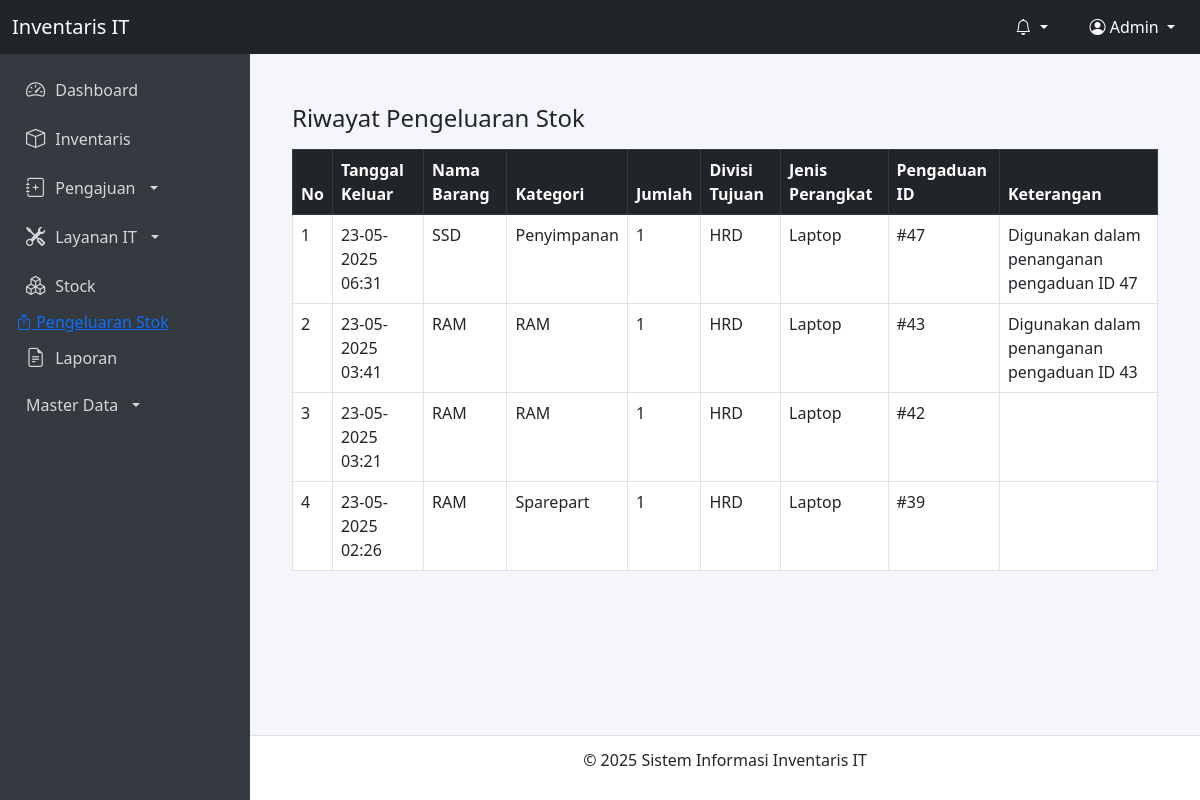
/stok/pengeluaran_stok_list.php (signed in), run on the app's committed database.
### tables this page shows
CREATE TABLE `pengeluaran_stok` (
  `id` int(11) NOT NULL,
  `id_pengaduan` int(11) NOT NULL,
  `id_barang` int(11) NOT NULL,
  `jumlah` int(11) NOT NULL,
  `keterangan` text DEFAULT NULL,
  `tanggal_keluar` timestamp NOT NULL DEFAULT current_timestamp()
);

CREATE TABLE `stok_barang` (
  `id_barang` int(25) NOT NULL,
  `nama_barang` varchar(100) NOT NULL,
  `kategori` varchar(50) NOT NULL,
  `satuan` varchar(20) DEFAULT 'pcs',
  `jumlah` int(11) NOT NULL DEFAULT 0,
  `keterangan` text DEFAULT NULL,
  `tanggal_input` timestamp NOT NULL DEFAULT current_timestamp()
);

CREATE TABLE `pengaduan` (
  `id_pengaduan` int(25) NOT NULL,
  `id_user` int(25) NOT NULL,
  `nama_pt` varchar(100) DEFAULT NULL,
  `divisi` varchar(100) NOT NULL,
  `lantai` varchar(10) DEFAULT NULL,
  `jenis_perangkat` varchar(50) NOT NULL,
  `deskripsi_masalah` text NOT NULL,
  `tindakan` text DEFAULT NULL,
  `tanggal_pengaduan` datetime DEFAULT current_timestamp(),
  `status` enum('Pending','Diproses','Diperbaiki','Tidak Bisa Diperbaiki') DEFAULT 'Diproses',
  `tindakan_perbaikan` text DEFAULT NULL,
  `pic_it` varchar(100) DEFAULT NULL,
  `tanggal_perbaikan` datetime DEFAULT NULL,
  `kode_barang` varchar(50) DEFAULT NULL,
  `spesifikasi` text DEFAULT NULL
);

### stok/pengeluaran_stok_list.php (the view, shortened to what this page needs)
<?php
include('../layouts/header.php');
include('../layouts/sidebar.php');
$query = "
    SELECT ps.*, sb.nama_barang, sb.kategori, p.jenis_perangkat, p.divisi, p.id_pengaduan
    FROM pengeluaran_stok ps
    LEFT JOIN stok_barang sb ON ps.id_barang = sb.id_barang
    LEFT JOIN pengaduan p ON ps.id_pengaduan = p.id_pengaduan
    ORDER BY ps.tanggal_keluar DESC
";
$result = mysqli_query($conn, $query);
?>
<div class="content">
  <div class="container mt-4">
    <h4>Riwayat Pengeluaran Stok</h4>
    <table class="table table-bordered mt-3">
      <thead class="table-dark">
        <tr>
          <th>No</th>
          <th>Tanggal Keluar</th>
          <th>Nama Barang</th>
          <th>Kategori</th>
          <th>Jumlah</th>
          <th>Divisi Tujuan</th>
          <th>Jenis Perangkat</th>
          <th>Pengaduan ID</th>
          <th>Keterangan</th>
        </tr>
      </thead>
      <tbody>
        <?php if (mysqli_num_rows($result) > 0): ?>
          <?php $no = 1; while ($row = mysqli_fetch_assoc($result)): ?>
            <tr>
              <td><?= $no++ ?></td>
              <td><?= date('d-m-Y H:i', strtotime($row['tanggal_keluar'])) ?></td>
              <td><?= htmlspecialchars($row['nama_barang'] ?? '-') ?></td>
              <td><?= htmlspecialchars($row['kategori'] ?? '-') ?></td>
              <td><?= (int)$row['jumlah'] ?></td>
              <td><?= htmlspecialchars($row['divisi'] ?? '-') ?></td>
              <td><?= htmlspecialchars($row['jenis_perangkat'] ?? '-') ?></td>
              <td>#<?= htmlspecialchars($row['id_pengaduan']) ?></td>
              <td><?= htmlspecialchars($row['keterangan']) ?></td>
            </tr>
          <?php endwhile; ?>
        <?php else: ?>
          <tr>
            <td colspan="9" class="text-center">Belum ada data pengeluaran stok.</td>
          </tr>
        <?php endif; ?>
      </tbody>
    </table>
  </div>
</div>
<?php include('../layouts/footer.php'); ?>

### layouts/header.php (style rules this page uses)
body { margin: 0; font-family: 'Segoe UI', Tahoma, Geneva, Verdana, sans-serif; background-color: #f5f6fa; }
.content { margin-left: 250px; padding: 80px 30px 60px 30px; min-height: calc(100vh - 56px - 50px); }

### data on the page
pengeluaran_stok: tanggal_keluar "23-05-2025 06:31", id_barang.nama_barang "SSD", id_barang.kategori "Penyimpanan", jumlah "1", id_pengaduan.divisi "HRD", id_pengaduan.jenis_perangkat "Laptop", id_pengaduan.id_pengaduan "47", keterangan "Digunakan dalam penanganan pengaduan ID 47"
pengeluaran_stok: tanggal_keluar "23-05-2025 03:41", id_barang.nama_barang "RAM", id_barang.kategori "RAM", jumlah "1", id_pengaduan.divisi "HRD", id_pengaduan.jenis_perangkat "Laptop", id_pengaduan.id_pengaduan "43", keterangan "Digunakan dalam penanganan pengaduan ID 43"
pengeluaran_stok: tanggal_keluar "23-05-2025 03:21", id_barang.nama_barang "RAM", id_barang.kategori "RAM", jumlah "1", id_pengaduan.divisi "HRD", id_pengaduan.jenis_perangkat "Laptop", id_pengaduan.id_pengaduan "42"
pengeluaran_stok: tanggal_keluar "23-05-2025 02:26", id_barang.nama_barang "RAM", id_barang.kategori "Sparepart", jumlah "1", id_pengaduan.divisi "HRD", id_pengaduan.jenis_perangkat "Laptop", id_pengaduan.id_pengaduan "39"
